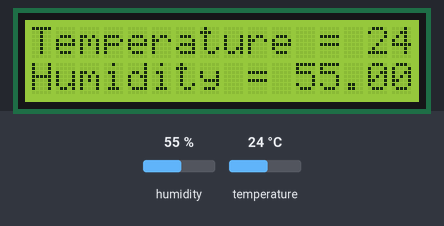
Simulated run of this sketch. Board: Arduino Uno, built with avr-gcc and run on an emulated ATmega328P. Parts: 16×2 character LCD. Wiring (inferred from the names in the program): DHT11 sensor: data pin 7. Inputs (shaded band) come from the test bench; at power-on: humidity 55 %, temperature 24 °C.

Above: at 1.2 s.
1.3 s: humidity set to 22 %
At 10.5 s:
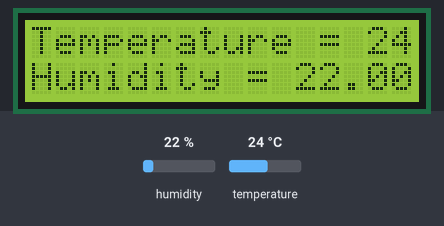
11.6 s: temperature set to 12 °C
At 21.3 s:
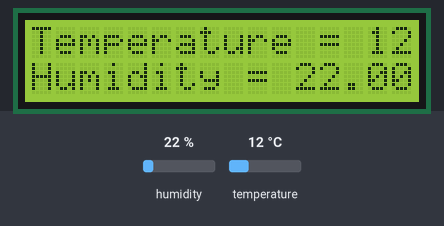
21.6 s: humidity set to 40 %
At 31.3 s:
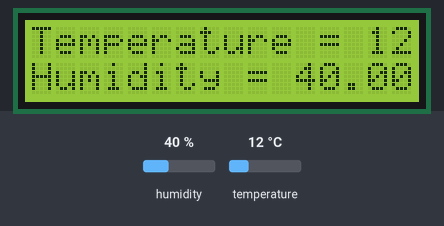
31.6 s: temperature set to 19 °C
At 41.1 s:
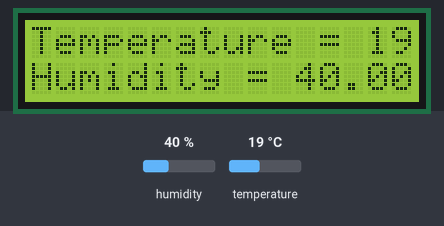
Timing chart, 0 to 42.6 s (numbered marks = the images above; inputs shaded):
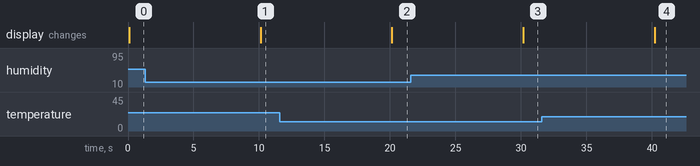

The sketch:

sketch_aug23b.ino
```cpp
#include <LiquidCrystal.h>
#include <dht.h>

dht DHT;
#define DHT11_PIN 7
// initialize the library by associating any needed LCD interface pin
// with the arduino pin number it is connected to
const int rs = 12, en = 11, d4 = 5, d5 = 4, d6 = 3, d7 = 2;
LiquidCrystal lcd(rs, en, d4, d5, d6, d7);

void setup() {
  Serial.begin(9600);
  // set up the LCD's number of columns and rows:
  lcd.begin(16, 2);
 //sets cursor to second line first row
 // last name on second line
//lcd.setCursor(0,1);  // cursor to first position first line


}

void loop() {
  int chk = DHT.read11(DHT11_PIN);
  lcd.setCursor(0,0) ;
  lcd.print("Temperature = ");
  lcd.print(DHT.temperature);
  //Serial.println(DHT.temperature);
  lcd.setCursor(0,1) ;
  lcd.print("Humidity = ");
  lcd.print(DHT.humidity);
  //Serial.println(DHT.humidity);
  delay(10000);

}
```

Measured:
- after the input at 1.3 s, the display: changes after 8.8 s (image 1)
- after the input at 11.6 s, the display: changes after 8.5 s (image 2)
- after the input at 21.6 s, the display: changes after 8.6 s (image 3)
- after the input at 31.6 s, the display: changes after 8.6 s (image 4)
